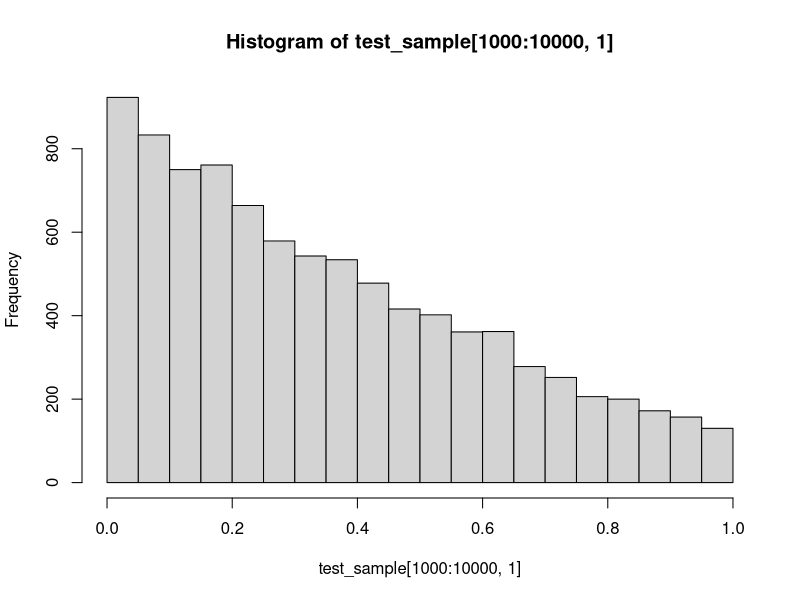

Write the R code that produced this figure.
## This script illustrates the Metropolis-Hastings algorithm for
## approximating the posterior distribution of the time of infection
## in a simple SIS model
## Author: Vladimir N. Minin
## last update: 07/11/2018

sis_log_like = function(inf_time, inf_rate, clear_rate, total_time){
 return(log(inf_rate) - inf_rate*inf_time - clear_rate*(total_time-inf_time))
}

sis_proposal = function(cur_inf_time, total_time, win_half_len){
   
  new_inf_time = cur_inf_time + runif(1,-win_half_len, win_half_len)
   
  if (new_inf_time < 0){
     new_inf_time = - new_inf_time
  }else{
    if (new_inf_time > total_time){
      new_inf_time = 2*total_time - new_inf_time 
    }
  }
   
  return(new_inf_time)
}


inf_time_mcmc = function(start_inf_time, inf_rate, clear_rate, total_time, win_half_len, chain_len){
  
  result_mat = matrix(0, chain_len, 3)
  colnames(result_mat) = c("inf_time", "log_like", "acc_ind")
  
  cur_inf_time= start_inf_time
  result_mat[1,1] = start_inf_time
  result_mat[1,2] = sis_log_like(start_inf_time, inf_rate, clear_rate, total_time)
  
  for (i in 2:chain_len){
    prop_inf_time = sis_proposal(cur_inf_time, total_time, win_half_len)
    
    mh_log_ratio = sis_log_like(prop_inf_time, inf_rate, clear_rate, total_time) - 
      sis_log_like(cur_inf_time, inf_rate, clear_rate, total_time)
    
    
    if (log(runif(1)) < mh_log_ratio){
      result_mat[i,1] = prop_inf_time
      result_mat[i,2] = sis_log_like(prop_inf_time, inf_rate, clear_rate, total_time)
      result_mat[i,3] = 1
      
      cur_inf_time = prop_inf_time
    }else{
      result_mat[i,1] = cur_inf_time
      result_mat[i,2] = sis_log_like(cur_inf_time, inf_rate, clear_rate, total_time)
    }
  }
  
  return(result_mat)
}

## run the above functions

test_sample = inf_time_mcmc(start_inf_time=0.1, inf_rate=2, clear_rate=.2, total_time=1.0, win_half_len=0.2, chain_len=10000)

summary(test_sample[1000:10000,])

hist(test_sample[1000:10000,1])
